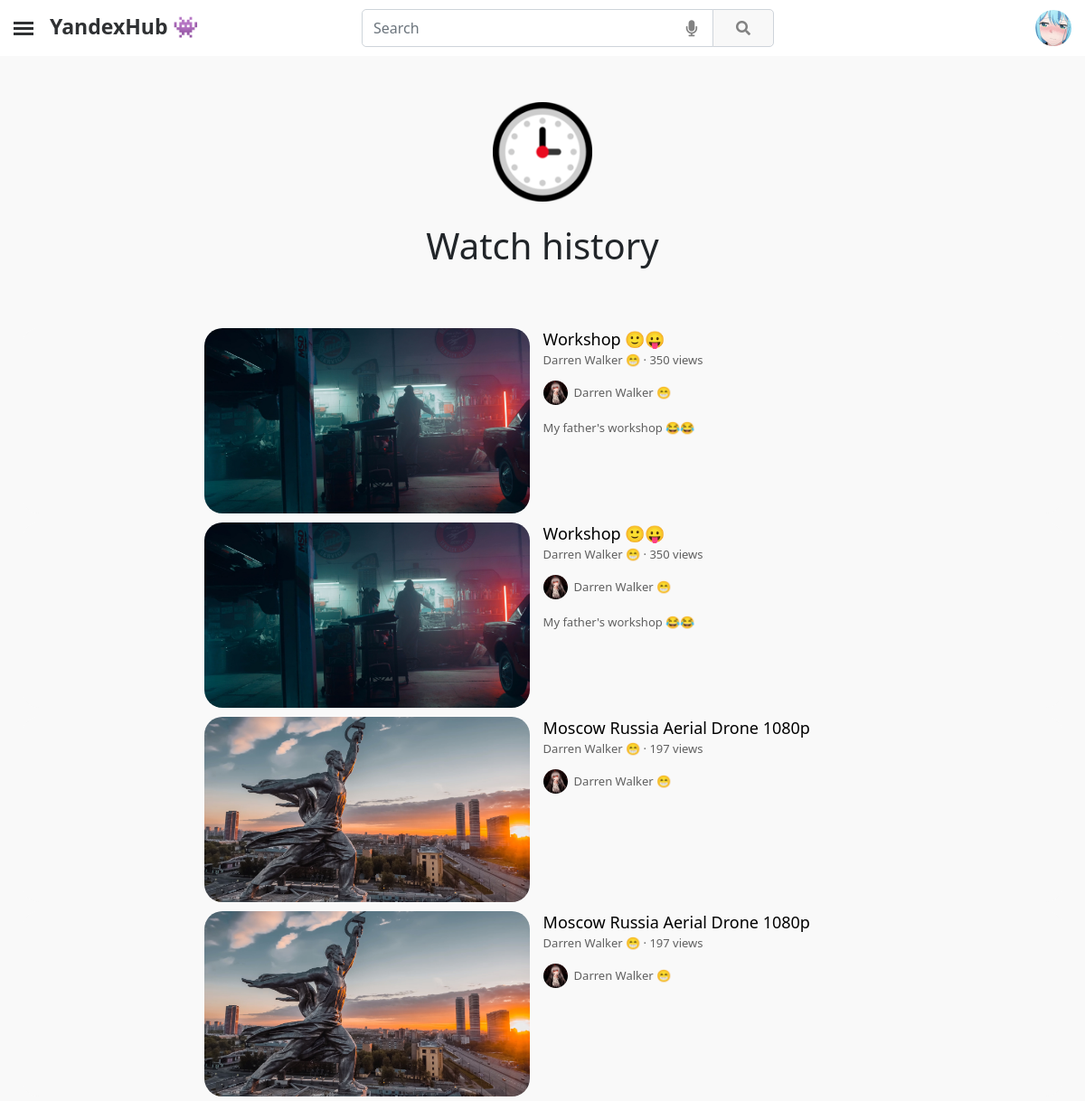
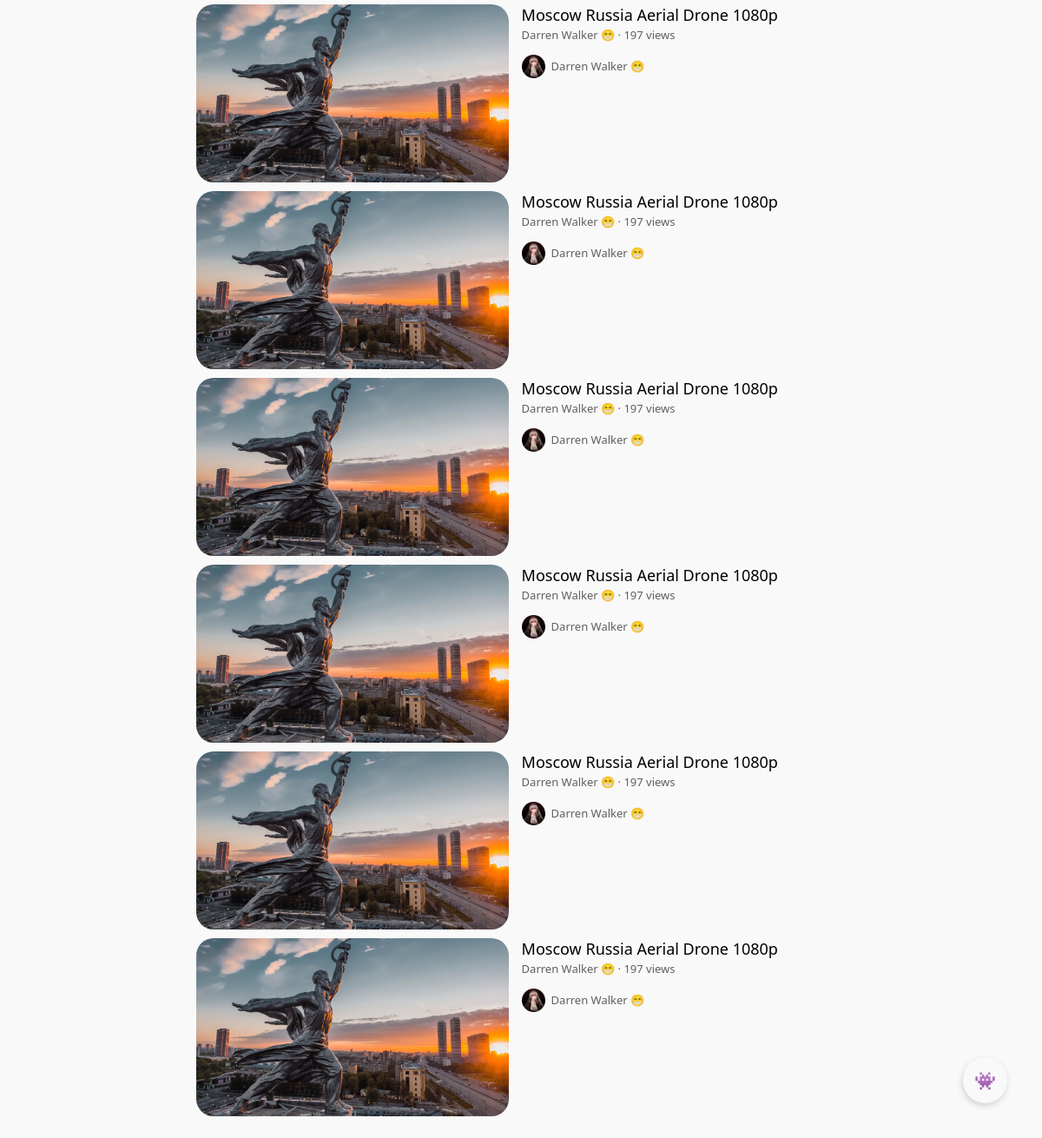
The page /history/ (signed in) on the database its author committed (2 pictures, top to bottom).
### YandexHub/apps/mainapp/models.py (models this page shows, shortened)
class CustomUser(AbstractUser):
    user_id = models.CharField(blank=True, null=True, max_length=24)
    email = models.EmailField(null=True, unique=True)
    username = models.CharField(blank=True, null=True, max_length=25)
    avatar = models.ImageField(blank=True, null=True, upload_to = 'avatars/', default='avatars/default/default_avatar.png')
    banner = models.ImageField(blank=True, null=True, upload_to='users_banners/')
    all_views = models.BigIntegerField(default=0)
    all_comments = models.BigIntegerField(default=0)
    all_likes = models.BigIntegerField(default=0)
    all_dislikes = models.BigIntegerField(default=0)
    all_subscribers = models.BigIntegerField(default=0)
    all_notifications = models.BigIntegerField(default=0)
    all_posts_likes = models.BigIntegerField(default=0)
    all_posts_dislikes = models.BigIntegerField(default=0)
    description = models.TextField(blank=True, null=True, max_length=5000)
    contact_email  = models.CharField(blank=True, null=True, max_length=75)
    location = models.CharField(blank=True, null=True, max_length=50)
    vk_link = models.CharField(blank=True, null=True, max_length=150)
    instagram_link = models.CharField(blank=True, null=True, max_length=150)
    facebook_link = models.CharField(blank=True, null=True, max_length=150)
    reddit_link = models.CharField(blank=True, null=True, max_length=150)
    telegram_link = models.CharField(blank=True, null=True, max_length=150)
    twitter_link = models.CharField(blank=True, null=True, max_length=150)
    website_link = models.CharField(blank=True, null=True, max_length=150)
    telegram = models.CharField(blank=True, null=True, max_length=150)
    date_created = models.DateTimeField(auto_now_add=True, db_index=True)
    REQUIRED_FIELDS = ['username']
    USERNAME_FIELD = 'email'

class VideoViewModel(models.Model):
    watched_user = models.ForeignKey(CustomUser, on_delete=models.CASCADE, null=False, related_name='watched_user')
    watched_video = models.ForeignKey(Video, on_delete=models.CASCADE, null=False, related_name='watched_video')
    date_created = models.DateTimeField(auto_now_add=True, db_index=True)

class Video(models.Model):
    video_id = models.CharField(blank=True, null=True, max_length=32)
    creator = models.ForeignKey(CustomUser, on_delete=models.CASCADE, null=False, related_name='video_creator')
    video = models.FileField(upload_to='videos/')
    video_banner = models.ImageField(upload_to='video_banners/')
    views = models.BigIntegerField(default=0)
    likes = models.BigIntegerField(default=0)
    dislikes = models.BigIntegerField(default=0)
    comments = models.BigIntegerField(default=0)
    coefficient = models.FloatField(default=0)
    title = models.CharField(max_length=150)
    description = models.TextField(blank=True, null=True, max_length=1000000)
    date_created = models.DateTimeField(auto_now_add=True, db_index=True)

### YandexHub/apps/mainapp/views.py (the view)
# urls.py: path('history/', HistoryView.as_view(), name='history__page'),
class HistoryView(ListView):
    template_name = 'user/video/history.html'
    paginate_by = 10
    queryset = VideoViewModel
    context_object_name = "videos"
    def get_queryset(self):
        if self.request.user.is_authenticated:
            return VideoViewModel.objects.filter(watched_user=self.request.user).order_by("-date_created")
        else:
            return VideoViewModel.objects.none()
    def get_context_data(self, **kwargs):
        context = super(HistoryView, self).get_context_data(**kwargs)
        context['title'] = 'Watch history 🕓'
        return context

### YandexHub/apps/mainapp/templatetags/poll_extras.py (called while the page is built)
@register.filter(name='brief_views_format')
@stringfilter
def brief_views_format(arg):
    if int(arg) < 1000000:
        if int(arg) == 1:
            return '1 view'
        elif int(arg) < 1000:
            return f'{arg} views'
        else:
            return f"{str_fixed(float(int(arg)/1000), int(arg), 1, 'views')}K views"
    elif int(arg) < 1000000000:
        return f"{str_fixed(float(int(arg)/1000000), int(arg), 1, 'views')}M views"
    elif int(arg) < 1000000000000:
        return f"{str_fixed(float(int(arg)/1000000000), int(arg), 1, 'views')}B views"
    else:
        return ''

@register.filter(name='html_to_text')
@stringfilter
def html_to_text(html):
    cleanr = re.compile('<.*?>')
    cleantext = re.sub(cleanr, '', html)
    return cleantext

### YandexHub/apps/mainapp/templates/user/video/history.html (shortened to what this page needs)
{% extends "main.html" %}
{% block content %}
{% load static %}
{% load poll_extras %}
<main role="main" style="margin-top: 35px;">
    <div class="block-content">
        {% if request.user.is_authenticated %}
        <section class="py-3 text-center container-fluid">
            <div class="row" style="padding-bottom: 1rem!important;">
                <div class="col-lg-12 col-md-8 mx-auto">
                    <img class="banner-icon" src="{% static 'media/site/icons/clock.png' %}">
                    <h1 style="margin-bottom: 25px;">Watch history</h1>
                </div>
            </div>
        </section>
        {% if videos %}
        <div class="infinite-container">
            {% for i in videos %}
            <div class="infinite-item">
                <div class="card" style="height: 205px; margin-top: 10px;">
                    <div class="row g-0" style="width: 65%; position: relative; margin-left: auto; margin-right: auto;">
                        <div class="col-md-4" style="left: 0; position: absolute;">
                            <a style="cursor: pointer;" onclick="transition_link(`{% url 'video__page' i.watched_video.video_id %}`)">
                                <div class="img"
                                    style="width: 360px; height: 205px; border-radius: 20px; background-image: url({{i.watched_video.video_banner.url}});">
                                </div>
                            </a>
                        </div>
                        <div class="col-md-8" style="top: 0; position: absolute; left: 365px;">
                            <div style="padding-top: 0; margin-left: 10px;">
                                <a style="cursor: pointer;" onclick="transition_link(`{% url 'video__page' i.watched_video.video_id %}`)">
                                    <p style="font-size: 18px; margin-bottom: -2px; color: #000;">{{ i.watched_video.title }}</p>
                                </a>
                                <small style="color: #606060; font-size: 13px;"><a style="color: #606060; cursor: pointer;" onclick="transition_link(`{% url 'channel__page' i.watched_video.creator.user_id %}`)">{{i.watched_video.creator.username}}</a>
                                    · {{i.watched_video.views|brief_views_format}}</small>
                                <a style="cursor: pointer;" onclick="transition_link(`{% url 'channel__page' i.watched_video.creator.user_id %}`)">
                                    <small style="display: block; margin-top: 12px; font-size: 13px; color: #606060;">
                                        <div class="img"
                                            style="display: inline-block; margin-right: 7px; width: 27px; height: 27px; border-radius: 50%; background-image: url({{i.watched_video.creator.avatar.url}});">
                                        </div>
                                        <div style="display: inline-block; position: absolute; margin-top: 4px;">
                                            {{i.watched_video.creator.username}}</div>
                                    </small>
                                </a>
                                <small
                                    style="display: block; color: #606060; font-size: 13px; margin-top: 12px;">{{i.watched_video.description|html_to_text|truncatechars:340}}</small>
                            </div>
                        </div>
                    </div>
                </div>
            </div>
            {% endfor %}
        </div>
        {% else %}
        <h2 style="text-align: center; margin-bottom: 40px;">You haven't watched any videos yet.</h2>
        {% endif %}
        {% endif %}
    </div>
</main>
{% endblock %}

### YandexHub/apps/mainapp/templates/components/site/navbar.html (shortened to what this page needs)
{% load static %}
<nav class="navbar sticky-top navbar-light">
    <label for="openSidebarMenu" class="sidebarIconToggle">
        <div class="spinner diagonal part-1"></div>
        <div class="spinner horizontal"></div>
        <div class="spinner diagonal part-2"></div>
    </label>
    {% if request.user.is_authenticated %}
    <a class="navbar-brand logo-block" rel="home" style="cursor: pointer;"
        onclick="transition_link(`{% url 'main__page' %}`)">
        <div class="logo-main-block">
            <b class="logo">YandexHub 👾</b>
        </div>
    </a>
    {% endif %}
    <div class="d-flex container search-bar">
        <div class="input-group search-block">
            <input id="search-input" type="text" class="form-control" style="border-radius: 5px 0 0 5px; margin-left: 120px !important;"
                placeholder="Search" aria-label="Search" aria-describedby="input-group-1" autocomplete="off">
            <div id="voice-trigger" data-bs-toggle="tooltip" data-bs-placement="bottom" title="Voice search">
                <i class="fas fa-microphone"></i>
            </div>
            <div class="input-group-append">
                <button class="btn btn-secondary" class="input-group-text" id="search-button" onclick="search()">
                    <i class="fa fa-search"></i>
                </button>
            </div>
        </div>
    </div>
    {% if request.user.is_authenticated %}
    <div class="dropdown wrapper-dropdown-3">
        <a role="button" id="dropdownMenuLink" data-bs-toggle="dropdown" aria-expanded="false">
            <div class="avatar-video-img img"
                style="width: 40px; height: 40px; margin-right: 15px; background-image: url({{request.user.avatar.url}});">
            </div>
        </a>
    </div>
    {% else %}
    <a class="btn btn-outline-primary" onclick="transition_link(`{% url 'signin' %}`)"
        style="border-radius: 5px; margin-right: 15px; cursor: pointer;"><i class="far fa-user"></i> Sign In</a>
    {% endif %}
</nav>

### static/css/index.css (style rules this page uses)
body { -webkit-animation: fade-in 0.5s linear; -moz-animation: fade-in 0.5s linear; -o-animation: fade-in 0.5s linear; animation: fade-in 0.5s linear; }
.row { justify-content: left !important; }
p, a, small { line-height: normal !important; }
.img, img { background-repeat: no-repeat; background-position: center; background-size: cover; }
a { text-decoration: none; }
.card { border-radius: 1.25rem; height: 340px; border: none; background: #f9f9f9; }
.avatar-video-img { width: 45px; height: 45px; margin-right: 10px; border-radius: 50%; }
.row { display: flex; align-items: center; justify-content: center; height: 100%; }
@media (max-width: 3440px) { .block-content { margin-left: 22%; margin-right: 22%; } }
@media (max-width: 2560px) { .block-content { margin-left: 15%; margin-right: 15%; } }
@media (max-width: 1920px) { .search-bar { width: 40% !important; } }
@media (max-width: 1920px) { .block-content { margin-left: 6%; margin-right: 6%; } }
@media (max-width: 1680px) { .block-content { margin-left: 2%; margin-right: 2%; } }
@media (max-width: 1440px) { .block-content { margin-left: 2%; margin-right: 2%; } }
@media (max-width: 1366px) { .search-bar { width: 50% !important; } }
@media (max-width: 1366px) { .block-content { margin-left: 2%; margin-right: 2%; } }
.sidebarIconToggle { transition: all 0.3s; box-sizing: border-box; cursor: pointer; position: absolute; z-index: 99; height: 100%; width: 100%; top: 24px; left: 15px; height: 22px; width: 22px; }
.spinner { transition: all 0.3s; box-sizing: border-box; position: absolute; height: 3px; width: 100%; background-color: #2f3133; }
.horizontal { transition: all 0.3s; box-sizing: border-box; position: relative; float: left; margin-top: 3px; }
.diagonal.part-1 { position: relative; transition: all 0.3s; box-sizing: border-box; float: left; }
.diagonal.part-2 { transition: all 0.3s; box-sizing: border-box; position: relative; float: left; margin-top: 3px; }
.wrapper-dropdown-3 { position: relative; cursor: pointer; outline: none; padding-left: 120px !important; font-weight: bold; color: #212529; }
.banner-icon { width: 110px; margin-bottom: 25px; height: auto; }
main { margin-top: 35px; }
.logo { font-size: 23px; font-weight: 700; color: #2f3133; position: relative; bottom: -1px; }
#search-button { padding-top: 8px; padding-bottom: 8px; padding-left: 25px; padding-right: 25px; border-radius: 0 5px 5px 0; background-color: #f8f8f8; border-color: #ced4da; color: #828282; }
#voice-trigger { position: absolute; right: 85px; color: #828282; top: 8px; font-size: 18px; cursor: pointer; }
.navbar-light { padding: 10px 0 10px 0; background-color: #fff; }
.logo-main-block { max-width: 40px; margin-top: -6px; margin-left: 55px; }
.search-bar { width: 30%; }

### static/css/predloader.css (style rules this page uses)
.animated-show { opacity: 0; transition: opacity 0.5s ease-out; }
.animated-show.animated-show-active { opacity: 1; }

### rows shown on the page
CustomUser: user.avatar (picture)
VideoViewModel: watched_video.video_banner (picture), watched_video "Workshop 🙂😛", watched_video.creator.username "Darren Walker 😁", watched_video.views|brief_views_format "350 views", watched_video.creator.avatar (picture), watched_video.description|html_to_text "My father's workshop 😂😂"
VideoViewModel: watched_video.video_banner (picture), watched_video "Workshop 🙂😛", watched_video.creator.username "Darren Walker 😁", watched_video.views|brief_views_format "350 views", watched_video.creator.avatar (picture), watched_video.description|html_to_text "My father's workshop 😂😂"
VideoViewModel: watched_video.video_banner (picture), watched_video "Moscow Russia Aerial Drone 1080p", watched_video.creator.username "Darren Walker 😁", watched_video.views|brief_views_format "197 views", watched_video.creator.avatar (picture)
VideoViewModel: watched_video.video_banner (picture), watched_video "Moscow Russia Aerial Drone 1080p", watched_video.creator.username "Darren Walker 😁", watched_video.views|brief_views_format "197 views", watched_video.creator.avatar (picture)
VideoViewModel: watched_video.video_banner (picture), watched_video "Moscow Russia Aerial Drone 1080p", watched_video.creator.username "Darren Walker 😁", watched_video.views|brief_views_format "197 views", watched_video.creator.avatar (picture)
VideoViewModel: watched_video.video_banner (picture), watched_video "Moscow Russia Aerial Drone 1080p", watched_video.creator.username "Darren Walker 😁", watched_video.views|brief_views_format "197 views", watched_video.creator.avatar (picture)
VideoViewModel: watched_video.video_banner (picture), watched_video "Moscow Russia Aerial Drone 1080p", watched_video.creator.username "Darren Walker 😁", watched_video.views|brief_views_format "197 views", watched_video.creator.avatar (picture)
VideoViewModel: watched_video.video_banner (picture), watched_video "Moscow Russia Aerial Drone 1080p", watched_video.creator.username "Darren Walker 😁", watched_video.views|brief_views_format "197 views", watched_video.creator.avatar (picture)
VideoViewModel: watched_video.video_banner (picture), watched_video "Moscow Russia Aerial Drone 1080p", watched_video.creator.username "Darren Walker 😁", watched_video.views|brief_views_format "197 views", watched_video.creator.avatar (picture)
VideoViewModel: watched_video.video_banner (picture), watched_video "Moscow Russia Aerial Drone 1080p", watched_video.creator.username "Darren Walker 😁", watched_video.views|brief_views_format "197 views", watched_video.creator.avatar (picture)
